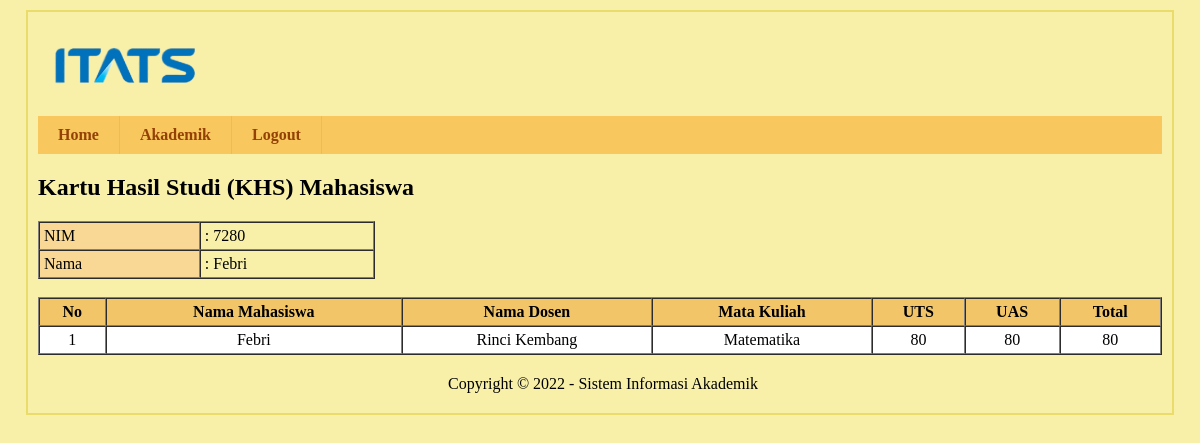
The app's page /media.php?page=nilai (signed in) with its own data.
### tables this page shows
CREATE TABLE `mahasiswa` (
  `id_mahasiswa` int(11) NOT NULL,
  `id_nilai` int(11) NOT NULL,
  `kode_mk` int(11) NOT NULL,
  `nip` int(11) NOT NULL,
  `nama_mahasiswa` varchar(30) NOT NULL,
  `npm` int(11) NOT NULL,
  `pw_mhs` varchar(10) DEFAULT NULL
);

CREATE TABLE `dosen` (
  `nip` int(11) NOT NULL,
  `nama_dosen` varchar(30) NOT NULL,
  `no_telp` varchar(12) DEFAULT NULL,
  `email` varchar(25) NOT NULL,
  `pw_dosen` varchar(10) NOT NULL
);

CREATE TABLE `matkul` (
  `kode_mk` int(11) NOT NULL,
  `jadwal` varchar(30) NOT NULL,
  `nama_mk` varchar(30) NOT NULL,
  `kelas` varchar(2) NOT NULL,
  `sks` int(11) NOT NULL
);

CREATE TABLE `nilai` (
  `id_nilai` int(11) NOT NULL,
  `nts` int(11) NOT NULL,
  `nas` int(11) NOT NULL,
  `total` int(11) NOT NULL
);

### tabel/tabel-nilai.php (the view, shortened to what this page needs)
<h2>Kartu Hasil Studi (KHS) Mahasiswa</h2>
<table width="30%" border="1" cellpadding="4" cellspacing="0">
  <tr>
    <td bgcolor='#f8d894'>NIM</td>
    <td>: <?php echo $_SESSION['npm']; ?></td>
  </tr>
  <tr>
    <td bgcolor='#f8d894'>Nama</td>
    <td>: <?php echo $_SESSION['nama']; ?></td>
  </tr>
</table>
<br>
<table width="100%" border="1" cellpadding="4" cellspacing="0">
  <tr bgcolor='#f1c568'>
    <th>No</th>
    <th>Nama Mahasiswa</th>
    <th>Nama Dosen</th>
    <th>Mata Kuliah</th>
    <th>UTS</th>
    <th>UAS</th>
    <th>Total</th>
  </tr>
  <?php
  include "koneksi.php";
  $sql = mysqli_query($kon, "SELECT * FROM mahasiswa
  INNER JOIN nilai ON (mahasiswa.id_nilai=nilai.id_nilai)
  INNER JOIN matkul ON (mahasiswa.kode_mk=matkul.kode_mk)
  INNER JOIN dosen ON (mahasiswa.nip=dosen.nip)
  WHERE mahasiswa.npm='$_SESSION[npm]'");
  $no = 1;
  while ($row = mysqli_fetch_array($sql)) {
  ?>
    <tr bgcolor='#FFF'>
      <td align='center'> <?php echo $no; ?> </td>
      <td align='center'> <?php echo $row['nama_mahasiswa']; ?></td>
      <td align='center'> <?php echo $row['nama_dosen']; ?></td>
      <td align='center'> <?php echo $row['nama_mk']; ?></td>
      <td align='center'> <?php echo $row['nts']; ?></td>
      <td align='center'> <?php echo $row['nas']; ?> </td>
      <td align='center'> <?php echo $row['total']; ?> </td>
    </tr>
  <?php
    $no++;
  }
  ?>
</table>

### css/style.css (style rules this page uses)
body { background:#f8f0a9;margin:0;padding:0; }

### records on screen
mahasiswa: nama_mahasiswa "Febri", dosen.nama_dosen "Rinci Kembang", kode_mk.nama_mk "Matematika", id_nilai.nts "80", id_nilai.nas "80", id_nilai.total "80"

### other values on screen
$_SESSION['npm'] "7280"
$_SESSION['nama'] "Febri"
